Frame 1 (no input): blank canvas, image omitted
Frame 60 (no input): blank canvas, image omitted
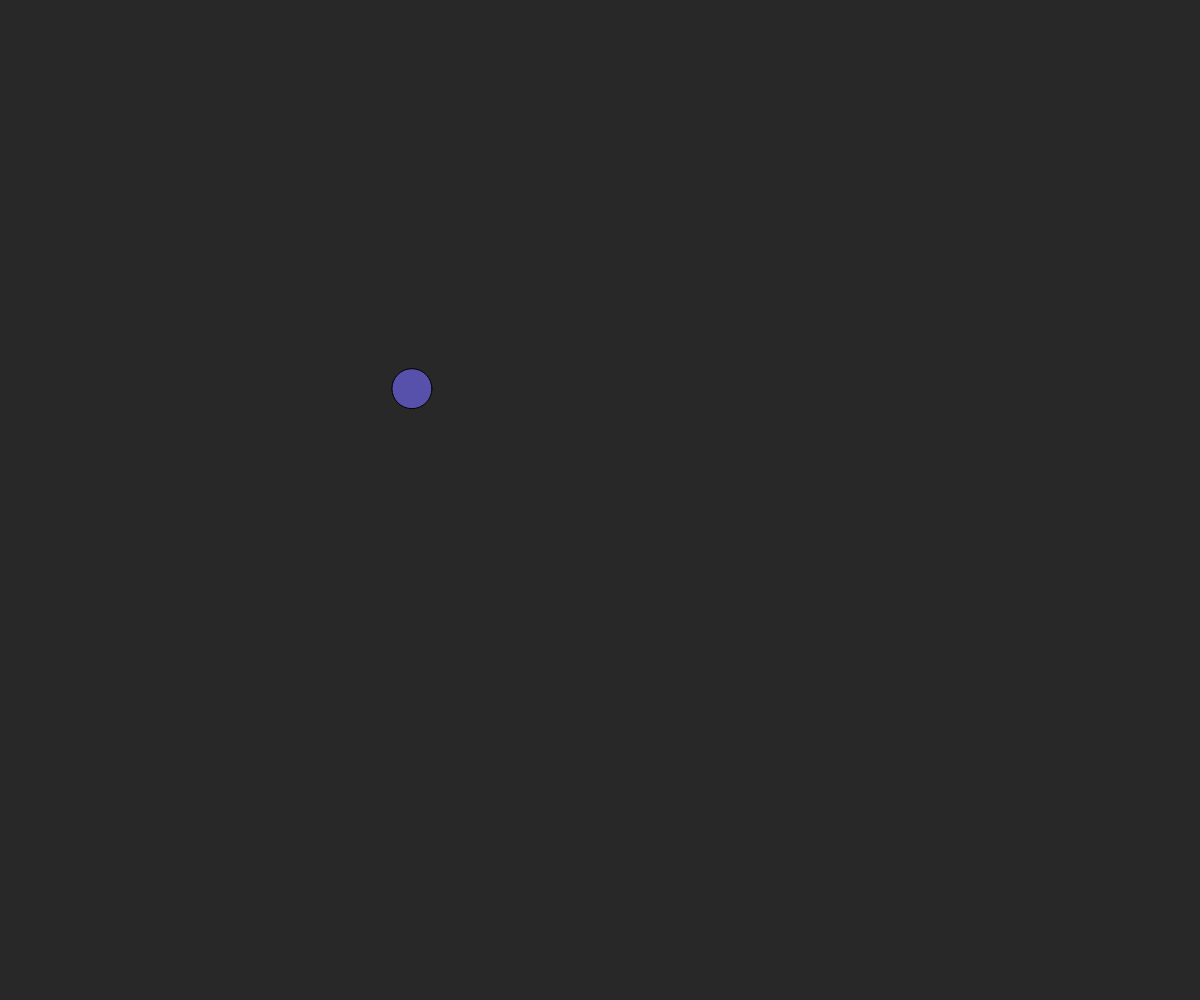
Frame 120 (the mouse pressed at the canvas centre since frame 60)

The p5.js sketch whose frames 1 and 60 were blank and that drew this single picture after the mouse press (run headless with seeded random() and noise() and a simulated clock; from frame 60 on, the mouse is pressed at the canvas centre):

// p5.js sketch
// ── sketch.js
// Project Title
// Your Name
// Date
//
// Extra for Experts:
// - describe what you did to take this project "above and beyond"

let x,y;
let time = 0;
let time2 = 0;
let time3 = 0;

function setup() {
  createCanvas(windowWidth, windowHeight);
  x = width/2;
  y= height/2;
}

function draw() {
  background(40);

  let colourR = (noise(time)*255);
  let colourG = (noise(time2)*255);
  let colourB = (noise(time3)*255);

  x = noise(time)*width;
  y = noise(time + time2)*height;

  fill(colourR,colourG,colourB);
  circle(x,y,40)
  time+= 0.007;
  time2+= 0.006;
  time3= time3+ 0.000005;
}
